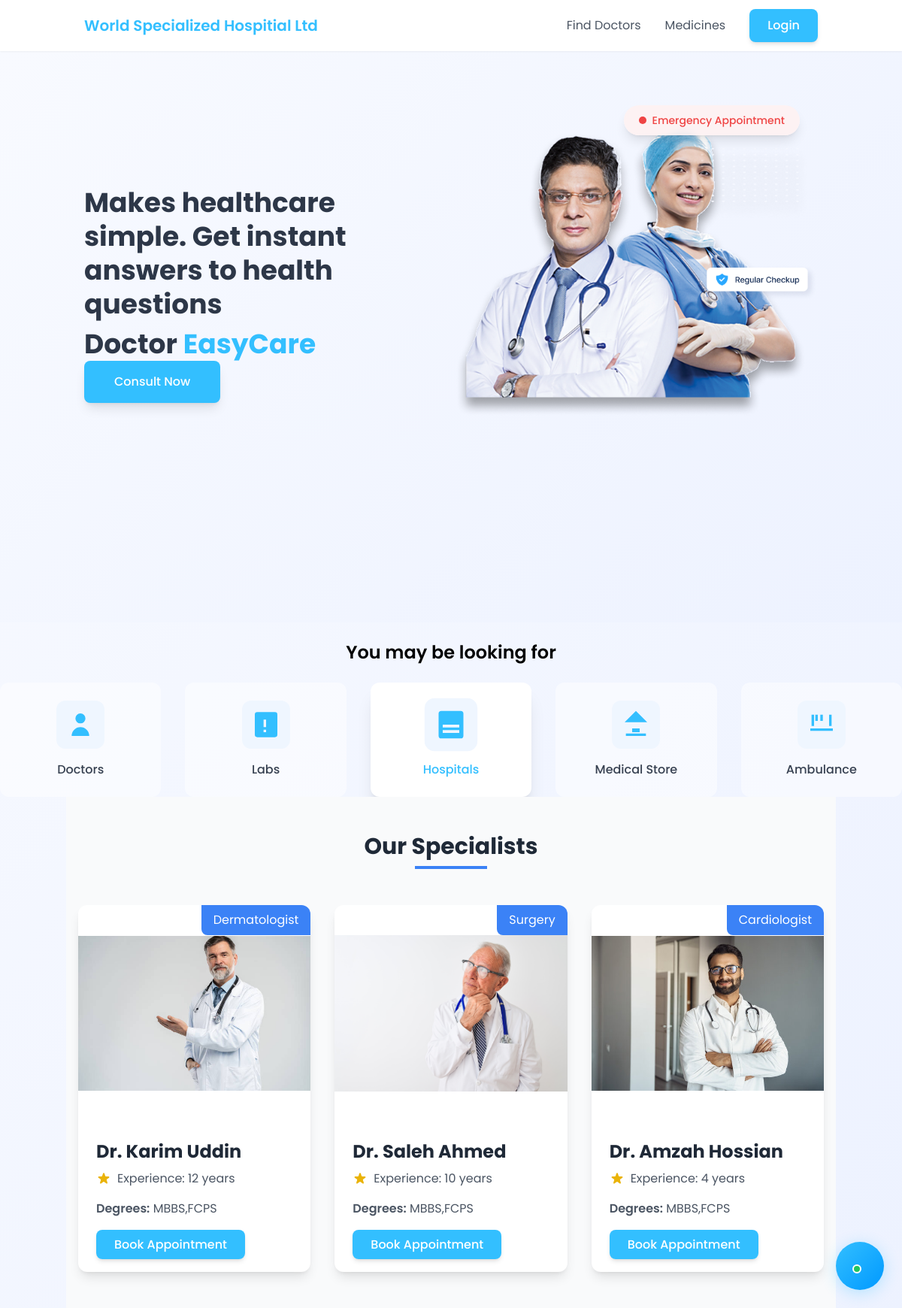
The page / on the database its author committed.
### myapp/models.py (models this page shows, shortened)
class Doctor(models.Model):
    id = models.AutoField(primary_key=True)
    username = models.CharField(max_length=100, unique=True,null = True)  # Removed null and blank
    full_name = models.CharField(max_length=100)
    password = models.CharField(max_length=128)  # Changed max_length to 128, removed default
    category = models.ForeignKey(
        DoctorCategory,
        on_delete=models.SET_DEFAULT,
        related_name='doctors',
        default=get_default_category,
    )
    email = models.EmailField(max_length=254, unique=True)
    mobile = models.CharField(max_length=15,unique=True,null = True)
    degrees = models.CharField(max_length=200)
    hospital = models.CharField(max_length=200, default='')
    experience = models.IntegerField(help_text='Experience in years')
    description = models.TextField(default='')
    image = models.ImageField(upload_to='static/images/doctors/', null=True, blank=True)
    created_at = models.DateTimeField(default=timezone.now)
    updated_at = models.DateTimeField(default=timezone.now)
    is_active = models.BooleanField(default=True)

class DoctorCategory(models.Model):
    id = models.AutoField(primary_key=True)
    type = models.CharField(max_length=100)
    created_at = models.DateTimeField(default=timezone.now)
    updated_at = models.DateTimeField(default=timezone.now)
    class Meta:
        verbose_name_plural = 'Doctor Categories'

### myapp/views.py (the view)
# urls.py: path('', views.index, name='index'),
def index(request):
    if 'user_id' not in request.session or request.session.get('user_type') != 'general_user':
        doctors = Doctor.objects.all().select_related('category')
        context = {
            'doctors': doctors,
        }
        return render(request, 'index.html', context)
    doctors = Doctor.objects.all().select_related('category')
    return render(request, 'general user/user_home.html', {'doctors': doctors})

### myapp/templates/index.html
{% extends 'base.html' %}
{% block content %}
    {% include 'components/chatBot.html'%}
{% endblock %}

### myapp/templates/doctors/doctor_view.html (shortened to what this page needs)
<div class="container mx-auto px-4 py-12 bg-gray-50">
    <div class="text-center mb-12">
        <h2 class="text-3xl font-bold text-gray-800 mb-2">Our Specialists</h2>
        <div class="w-24 h-1 bg-blue-500 mx-auto"></div>
    </div>
    <div class="grid grid-cols-1 md:grid-cols-2 lg:grid-cols-3 gap-8">
        {% for doctor in doctors %}
        <div class="bg-white rounded-xl shadow-lg overflow-hidden transform transition duration-300 hover:scale-105">
            <div class="relative">
                {% if doctor.image and doctor.image.url %}
                    <img src="{{ doctor.image.url }}" alt="{{ doctor.full_name }}" class="w-full h-72 object-contain">
                    <div class="absolute top-0 right-0 bg-blue-500 text-white px-4 py-2 rounded-bl-lg">
                        {% if doctor.category %}{{ doctor.category.type }}{% endif %}
                    </div>
                {% else %}
                    <div class="w-full h-72 bg-gray-200 flex items-center justify-center">
                        <span class="text-gray-500">No Image</span>
                    </div>
                {% endif %}
            </div>
            <div class="p-6">
                <h3 class="text-2xl font-bold text-gray-800 mb-2">{{ doctor.full_name }}</h3>
                <div class="flex items-center mb-4">
                    <span class="text-gray-600">Experience: {{ doctor.experience }} years</span>
                </div>
                <div class="space-y-2">
                    <p class="text-gray-600"><span class="font-semibold">Degrees:</span> {{ doctor.degrees }}</p>
                </div>
                <div class="mt-6">
                    <a href="{% url 'book_appointment' doctor.id %}"
                       class="bg-[#33BFFF] text-white px-6 py-2 rounded-lg hover:bg-[#0099FF] transition-all transform hover:scale-105 font-medium shadow-md">
                        Book Appointment
                    </a>
                </div>
            </div>
        </div>
        {% endfor %}
    </div>
</div>

### myapp/templates/base.html (style rules this page uses)
body { font-family: 'Poppins', sans-serif; }

### rows shown on the page
Doctor: image (picture), category.type "Dermatologist", full_name "Dr. Karim Uddin", experience "12", degrees "MBBS,FCPS"
Doctor: image (picture), category.type "Surgery", full_name "Dr. Saleh Ahmed", experience "10", degrees "MBBS,FCPS"
Doctor: image (picture), category.type "Cardiologist", full_name "Dr. Amzah Hossian", experience "4", degrees "MBBS,FCPS"
